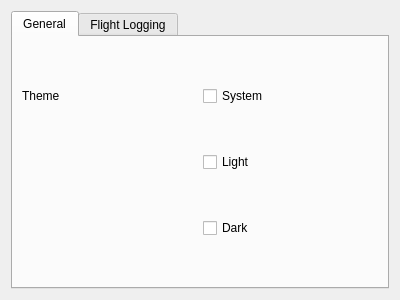
<?xml version="1.0" encoding="UTF-8"?>
<ui version="4.0">
 <class>settingsWidget</class>
 <widget class="QWidget" name="settingsWidget">
  <property name="geometry">
   <rect>
    <x>0</x>
    <y>0</y>
    <width>400</width>
    <height>300</height>
   </rect>
  </property>
  <property name="windowTitle">
   <string>Form</string>
  </property>
  <layout class="QGridLayout" name="gridLayout_2">
   <item row="0" column="0">
    <widget class="QTabWidget" name="tabWidget">
     <property name="currentIndex">
      <number>0</number>
     </property>
     <widget class="QWidget" name="generalTab">
      <attribute name="title">
       <string>General</string>
      </attribute>
      <layout class="QGridLayout" name="gridLayout">
       <item row="0" column="0">
        <widget class="QLabel" name="themeLabel">
         <property name="text">
          <string>Theme</string>
         </property>
        </widget>
       </item>
       <item row="0" column="1">
        <widget class="QCheckBox" name="systemThemeCheckBox">
         <property name="text">
          <string>System</string>
         </property>
        </widget>
       </item>
       <item row="1" column="1">
        <widget class="QCheckBox" name="lightThemeCheckBox">
         <property name="text">
          <string>Light</string>
         </property>
        </widget>
       </item>
       <item row="2" column="1">
        <widget class="QCheckBox" name="darkThemeCheckBox">
         <property name="text">
          <string>Dark</string>
         </property>
        </widget>
       </item>
      </layout>
     </widget>
     <widget class="QWidget" name="flightLoggingTab">
      <attribute name="title">
       <string>Flight Logging</string>
      </attribute>
      <widget class="QLabel" name="flightNumberPrefixLabel">
       <property name="geometry">
        <rect>
         <x>10</x>
         <y>20</y>
         <width>161</width>
         <height>19</height>
        </rect>
       </property>
       <property name="text">
        <string>Flight Number Prefix</string>
       </property>
      </widget>
      <widget class="QLineEdit" name="flightNumberPrefixLineEdit">
       <property name="geometry">
        <rect>
         <x>200</x>
         <y>20</y>
         <width>113</width>
         <height>27</height>
        </rect>
       </property>
       <property name="placeholderText">
        <string>optional</string>
       </property>
      </widget>
     </widget>
    </widget>
   </item>
  </layout>
 </widget>
 <resources/>
 <connections/>
</ui>
